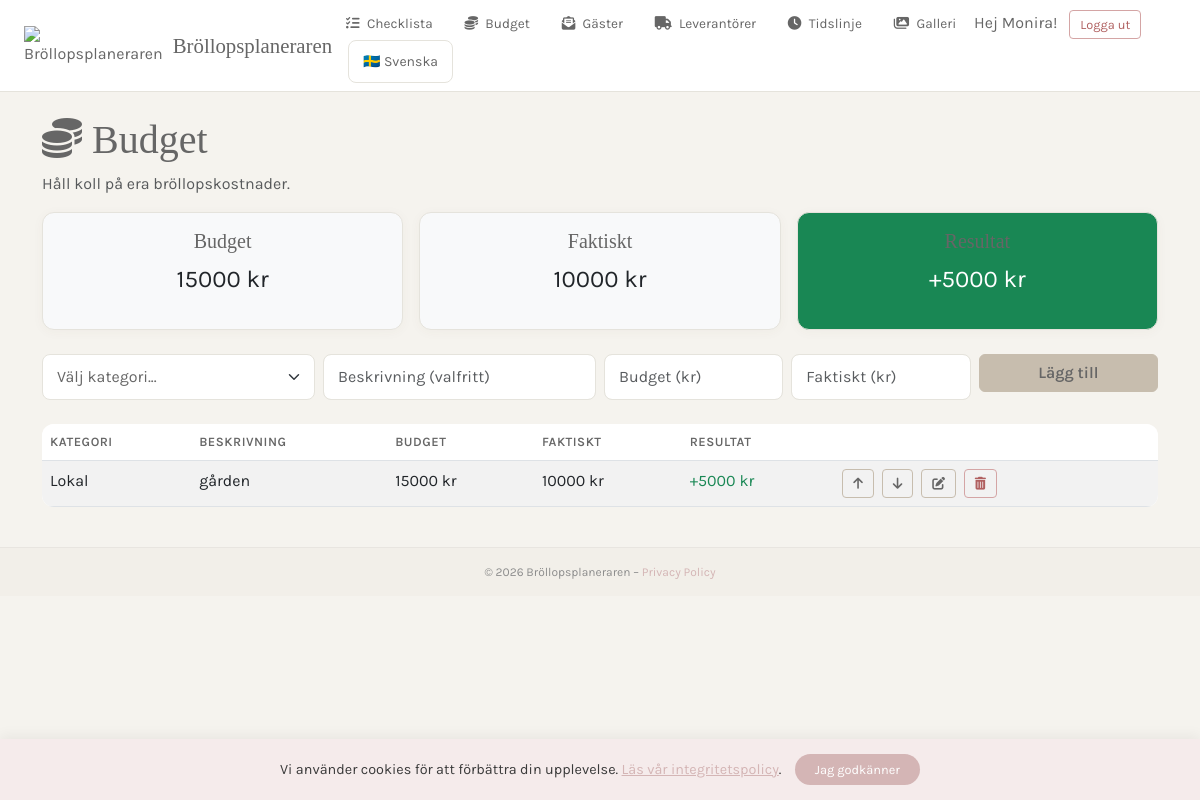
The app's page /checklist/budget/ (signed in) with its own data.
### planner/models.py (models this page shows, shortened)
class BudgetPost(models.Model):
    KATEGORIER = [
        ('lokal', 'Lokal'),
        ('catering', 'Catering'),
        ('fotograf', 'Fotograf'),
        ('film', 'Film'),
        ('blommor', 'Blommor'),
        ('klader', 'Klänning & Kostym'),
        ('musik', 'Musik & Underhållning'),
        ('transport', 'Transport'),
        ('inbjudningar', 'Inbjudningar'),
        ('ringar', 'Ringar'),
        ('har_och_makeup', 'Hår & Makeup'),
        ('ovrigt', 'Övrigt'),
    ]
    user = models.ForeignKey(User, on_delete=models.CASCADE)
    brollop = models.ForeignKey(Brollop, on_delete=models.CASCADE, null=True, blank=True, related_name='%(class)s_items')
    kategori = models.CharField(max_length=30, choices=KATEGORIER)
    beskrivning = models.CharField(max_length=255, blank=True)
    budgeterat = models.DecimalField(max_digits=10, decimal_places=0, default=0)
    faktiskt = models.DecimalField(max_digits=10, decimal_places=0, default=0)
    skapad = models.DateTimeField(auto_now_add=True)
    ordning = models.PositiveIntegerField(default=0)  # NYTT!
    class Meta:
        ordering = ['ordning', 'kategori']  # NYTT!

### planner/views.py (the view)
# urls.py: path('budget/', views.budget, name='budget'),
@login_required
def budget(request):
    poster = BudgetPost.objects.filter(user=request.user).order_by('ordning', 'kategori')
    kategorier = BudgetPost.KATEGORIER
    total_budget = sum(p.budgeterat for p in poster)
    total_faktiskt = sum(p.faktiskt for p in poster)
    differens = total_budget - total_faktiskt
    for post in poster:
        post.diff = post.budgeterat - post.faktiskt
    edit_id = request.GET.get('edit')
    if edit_id:
        try:
            edit_id = int(edit_id)
        except:
            edit_id = None
    return render(request, 'planner/budget.html', {
        'poster': poster,
        'kategorier': kategorier,
        'total_budget': total_budget,
        'total_faktiskt': total_faktiskt,
        'differens': differens,
        'edit_id': edit_id, # Skicka med edit_id till mallen
    })

### accounts/context_processors.py (called while the page is built)
def photographer_context(request):
    if request.user.is_authenticated:
        try:
            profil = Profil.objects.get(user=request.user)
            if profil.photographer:
                return {'photographer': profil.photographer}
        except Profil.DoesNotExist:
            pass
    return {'photographer': None}

### planner/templates/planner/budget.html (shortened to what this page needs)
{% extends 'accounts/base.html' %}
{% load i18n %}
{% block content %}
<h1><i class="fas fa-coins"></i> {% trans "Budget" %}</h1>
<p class="text-muted">{% trans "Håll koll på era bröllopskostnader." %}</p>
<div class="row g-3 mb-4">
    <div class="col-md-4">
        <div class="card bg-light">
            <div class="card-body text-center">
                <h5 class="card-title">{% trans "Budget" %}</h5>
                <p class="fs-4">{{ total_budget }} kr</p>
            </div>
        </div>
    </div>
    <div class="col-md-4">
        <div class="card bg-light">
            <div class="card-body text-center">
                <h5 class="card-title">{% trans "Faktiskt" %}</h5>
                <p class="fs-4">{{ total_faktiskt }} kr</p>
            </div>
        </div>
    </div>
    <div class="col-md-4">
        <div class="card {% if differens >= 0 %}bg-success{% else %}bg-danger{% endif %} text-white">
            <div class="card-body text-center">
                <h5 class="card-title">{% trans "Resultat" %}</h5>
                <p class="fs-4">{% if differens > 0 %}+{% endif %}{{ differens }} kr</p>
            </div>
        </div>
    </div>
</div>
<form method="post" action="{% url 'add_budget_post' %}" class="row g-2 mb-4">
    <div class="col-md-3">
        <select name="kategori" class="form-select" required>
            <option value="">{% trans "Välj kategori..." %}</option>
        </select>
    </div>
    <div class="col-md-3">
        <input type="text" name="beskrivning" class="form-control" placeholder="{% trans 'Beskrivning (valfritt)' %}">
    </div>
    <div class="col-md-2">
        <input type="number" name="budgeterat" class="form-control" placeholder="{% trans 'Budget (kr)' %}" required>
    </div>
    <div class="col-md-2">
        <input type="number" name="faktiskt" class="form-control" placeholder="{% trans 'Faktiskt (kr)' %}">
    </div>
    <div class="col-md-2">
        <button type="submit" class="btn btn-primary w-100">{% trans "Lägg till" %}</button>
    </div>
</form>
<table class="table table-striped">
    <thead>
        <tr>
            <th>{% trans "Kategori" %}</th>
            <th>{% trans "Beskrivning" %}</th>
            <th>{% trans "Budget" %}</th>
            <th>{% trans "Faktiskt" %}</th>
            <th>{% trans "Resultat" %}</th>
            <th></th>
        </tr>
    </thead>
    <tbody>
        {% for post in poster %}
            <tr id="post-{{ post.id }}">
                {% if post.id == edit_id %}
                <form method="post" action="{% url 'update_budget_post' post.id %}" style="display: contents;">
                    {% csrf_token %}
                    <td>
                        <select name="kategori" class="form-select form-select-sm">
                            {% for value, name in kategorier %}
                                <option value="{{ value }}" {% if post.kategori == value %}selected{% endif %}>{{ name }}</option>
                            {% endfor %}
                        </select>
                    </td>
                    <td>
                        <input type="text" name="beskrivning" class="form-control form-control-sm" value="{{ post.beskrivning }}">
                    </td>
                    <td>
                        <input type="number" name="budgeterat" class="form-control form-control-sm" value="{{ post.budgeterat }}" style="width: 100px;">
                    </td>
                    <td>
                        <input type="number" name="faktiskt" class="form-control form-control-sm" value="{{ post.faktiskt }}" style="width: 100px;">
                    </td>
                    <td>
                        <span class="{% if post.diff >= 0 %}text-success{% else %}text-danger{% endif %}">
                            {% if post.diff > 0 %}+{% endif %}{{ post.diff }} kr
                        </span>
                    </td>
                    <td>
                        <button type="submit" class="btn btn-sm btn-success me-1"><i class="fas fa-check"></i></button>
                        <a href="{% url 'budget' %}" class="btn btn-sm btn-outline-secondary"><i class="fas fa-times"></i></a>
                    </td>
                </form>
                {% else %}
                <td>{{ post.get_kategori_display }}</td>
                <td>{{ post.beskrivning }}</td>
                <td>{{ post.budgeterat }} kr</td>
                <td>{{ post.faktiskt }} kr</td>
                <td class="{% if post.diff >= 0 %}text-success{% else %}text-danger{% endif %}">
                    {% if post.diff > 0 %}+{% endif %}{{ post.diff }} kr
                </td>
                <td style="white-space: nowrap;">
                    <a href="{% url 'move_budget_up' post.id %}" class="btn btn-sm btn-outline-secondary me-1" title="Flytta upp"><i class="fas fa-arrow-up"></i></a>
                    <a href="{% url 'move_budget_down' post.id %}" class="btn btn-sm btn-outline-secondary me-1" title="Flytta ner"><i class="fas fa-arrow-down"></i></a>
                    <a href="{% url 'budget' %}?edit={{ post.id }}" class="btn btn-sm btn-outline-secondary me-1" title="Redigera"><i class="fas fa-pen-to-square"></i></a>
                    <a href="{% url 'delete_budget_post' post.id %}" class="btn btn-sm btn-outline-danger" onclick="return confirm('Vill du radera denna post?')" title="Radera"><i class="fas fa-trash-can"></i></a>
                </td>
                {% endif %}
            </tr>
        {% empty %}
            <tr>
                <td colspan="6" class="text-center text-muted">✨ {% trans "Inga budgetposter ännu." %}</td>
            </tr>
        {% endfor %}
    </tbody>
</table>
{% endblock %}

### accounts/templates/accounts/base.html (shortened to what this page needs)
{% load static %}
{% load i18n %}
<!DOCTYPE html>
<html lang="sv">
<head>
    <link href="https://cdn.jsdelivr.net/npm/bootstrap@5.3.0/dist/css/bootstrap.min.css" rel="stylesheet">
    <link rel="stylesheet" href="https://cdnjs.cloudflare.com/ajax/libs/font-awesome/6.5.1/css/all.min.css">
</head>
<body>
    <nav class="navbar navbar-expand-lg navbar-light px-4" style="position: sticky; top: 0; z-index: 1000; {% if photographer %}background: {{ photographer.primary_color }} !important;{% else %}background: var(--white) !important;{% endif %}">
    <a href="{% url 'dashboard' %}" style="display: flex; align-items: center; text-decoration: none;">
        {% if photographer and photographer.logo %}
             <img src="{{ photographer.logo }}" alt="{{ photographer.name }}" style="height: 40px; margin-right: 10px;">
        {% else %}
            <img src="https://i.imgur.com/bOcT1Cx.jpeg" alt="Bröllopsplaneraren" style="height: 40px; margin-right: 10px;">
        {% endif %}
        <span style="font-family: 'Cormorant Garamond', serif; font-size: 1.3rem; {% if photographer %}color: white;{% else %}color: var(--text-dark);{% endif %}">
            {% if photographer %}{{ photographer.name }}{% else %}{% trans "Bröllopsplaneraren" %}{% endif %}
        </span>
    </a>
    <div class="collapse navbar-collapse" id="navbarNav">
        <div class="ms-auto">
            {% if user.is_authenticated %}
                <a href="{% url 'checklist' %}" class="nav-link-custom d-block d-lg-inline-block">
                    <i class="fas fa-list-check"></i> {% trans "Checklista" %}
                </a>
                <a href="{% url 'budget' %}" class="nav-link-custom d-block d-lg-inline-block">
                    <i class="fas fa-coins"></i> {% trans "Budget" %}
                </a>
                <a href="{% url 'gastlista' %}" class="nav-link-custom d-block d-lg-inline-block">
                    <i class="fas fa-envelope-open-text"></i> {% trans "Gäster" %}
                </a>
                <a href="{% url 'leverantorer' %}" class="nav-link-custom d-block d-lg-inline-block">
                    <i class="fas fa-truck"></i> {% trans "Leverantörer" %}
                </a>
                <a href="{% url 'tidslinje' %}" class="nav-link-custom d-block d-lg-inline-block">
                    <i class="fas fa-clock"></i> {% trans "Tidslinje" %}
                </a>
                <a href="{% url 'galleri' %}" class="nav-link-custom d-block d-lg-inline-block">
                    <i class="fas fa-images"></i> {% trans "Galleri" %}
                </a>
                            {% get_current_language as CURRENT_LANGUAGE %}
                <span class="d-none d-lg-inline me-2">{% trans "Hej" %} {{ user.username }}!</span>
                <form method="post" action="{% url 'logout' %}" class="d-inline">
                    <button type="submit" class="btn btn-outline-danger btn-sm d-block d-lg-inline-block mt-2 mt-lg-0">{% trans "Logga ut" %}</button>
                </form>
                <form action="{% url 'set_language' %}" method="post" class="d-none d-lg-inline ms-3">
                    <select name="language" class="form-select form-select-sm" onchange="this.form.submit()" style="width: auto; display: inline-block; background: var(--white); color: var(--text-dark); border: 1px solid var(--border); cursor: pointer;">
                        {% get_current_language as CURRENT_LANGUAGE %}
                        <option value="sv" {% if CURRENT_LANGUAGE == 'sv' %}selected{% endif %}>🇸🇪 Svenska</option>
                    </select>
                </form>
            {% endif %}
        </div>
    </div>
</nav>
    <div class="container mt-4">
        {% block content %}
        {% endblock %}
    </div>
<div id="cookie-banner" style="position: fixed; bottom: 0; left: 0; right: 0; background: #F5EBEB; padding: 15px 25px; text-align: center; box-shadow: 0 -4px 12px rgba(0,0,0,0.05); z-index: 9999; display: none; font-family: 'Karla', sans-serif; font-size: 0.9rem;">
    <p style="margin: 0; display: inline-block; color: #3A3A3A;">
        Vi använder cookies för att förbättra din upplevelse.
        <a href="/privacy" style="color: #D4B5B5; text-decoration: underline;">Läs vår integritetspolicy</a>.
    </p>
    <button onclick="acceptCookies()" style="background: #D4B5B5; color: white; border: none; padding: 6px 20px; border-radius: 20px; margin-left: 10px; cursor: pointer; font-family: 'Karla', sans-serif; font-size: 0.8rem;">
        Jag godkänner
    </button>
</div>
<footer style="background: #F2EFE9; padding: 15px 0; text-align: center; font-family: 'Karla', sans-serif; font-size: 0.75rem; color: #8C8C8C; border-top: 1px solid #E8E5E0; margin-top: 40px;">
    <p style="margin: 0;">
        © 2026 Bröllopsplaneraren –
        <a href="{% url 'privacy_policy' %}" style="color: #D4B5B5; text-decoration: none;">Privacy Policy</a>
    </p>
</footer>
</body>
</html>

### accounts/templates/accounts/base.html (style rules this page uses)
:root { --bg: #F5F3EE; --primary: #C7BDAE; --hover: #B4A390; --text-light: #888888; --text-dark: #666666; --white: #ffffff; --border: #e5e3dc; }
body { font-family: 'Karla', sans-serif; background: var(--bg); color: var(--text-dark); }
h1, h2, h3, h4, h5, .navbar-brand { font-family: 'Cormorant Garamond', serif; color: var(--text-dark); }
.navbar { background: var(--white) !important; border-bottom: 1px solid var(--border); }
.btn-outline-secondary { border-color: var(--primary); color: var(--text-dark); background: transparent; font-size: 0.8rem; padding: 4px 10px; }
.btn-outline-danger { border-color: #d4a5a5; color: #b06060; font-size: 0.8rem; padding: 4px 10px; }
.btn-primary { background: var(--primary); border-color: var(--primary); color: var(--text-dark); font-weight: 600; }
.card { background: var(--white); border: 1px solid var(--border); border-radius: 12px; box-shadow: 0 2px 12px rgba(99,73,53,0.04); }
.card h5 { color: var(--text-dark); }
.table { background: var(--white); border-radius: 12px; overflow: hidden; }
.table th { color: var(--text-dark); font-weight: 600; text-transform: uppercase; font-size: 0.8rem; letter-spacing: 0.5px; }
.form-control, .form-select { border: 1px solid var(--border); border-radius: 8px; padding: 10px 14px; color: var(--text-dark); }
a { color: var(--text-dark); }
body { overflow-x: hidden; width: 100%; }
.section, .hero, footer, .container-wide, .container-narrow, .container-medium { padding-left: 16px !important; padding-right: 16px !important; }
@media (min-width: 992px) { .nav-link-custom { display: inline-block; padding: 6px 12px; margin: 0 2px; border-radius: 8px; color: var(--text-dark); text-decoration: none; font-size: 0.85rem; transition: background 0.2s; } }
@media (min-width: 992px) { .nav-link-custom i { margin-right: 4px; } }

### records on screen
BudgetPost: kategori "Lokal", beskrivning "gården", budgeterat "15000", faktiskt "10000", diff "5000"

### other values on screen
{{ user.username }} "Monira"
{{ total_budget }} "15000"
{{ total_faktiskt }} "10000"
{{ differens }} "5000"
